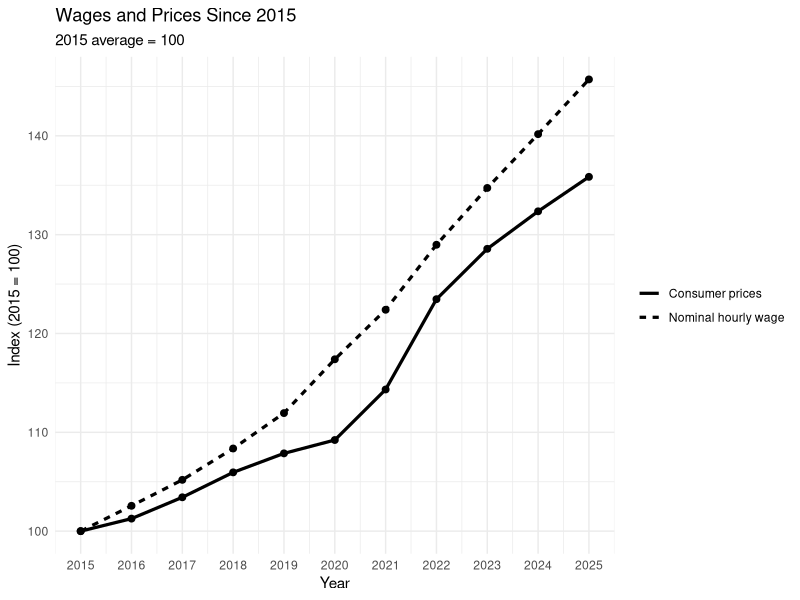
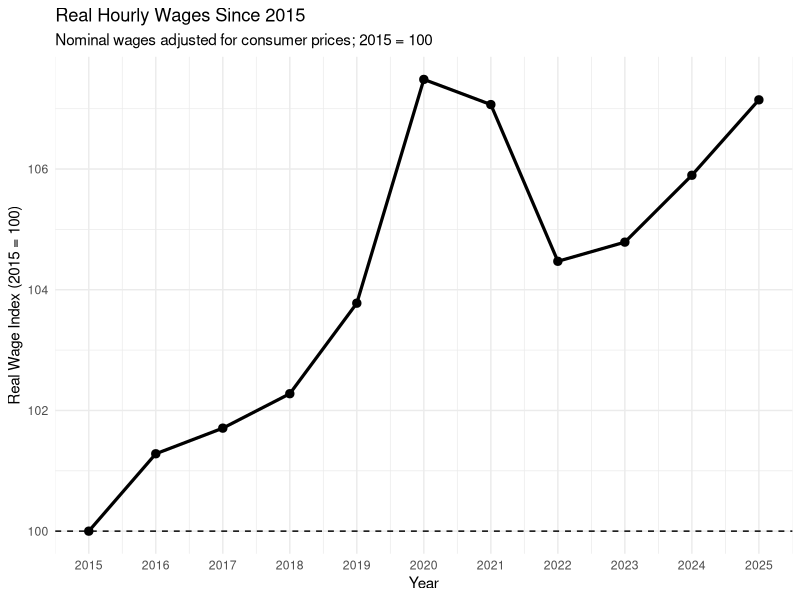
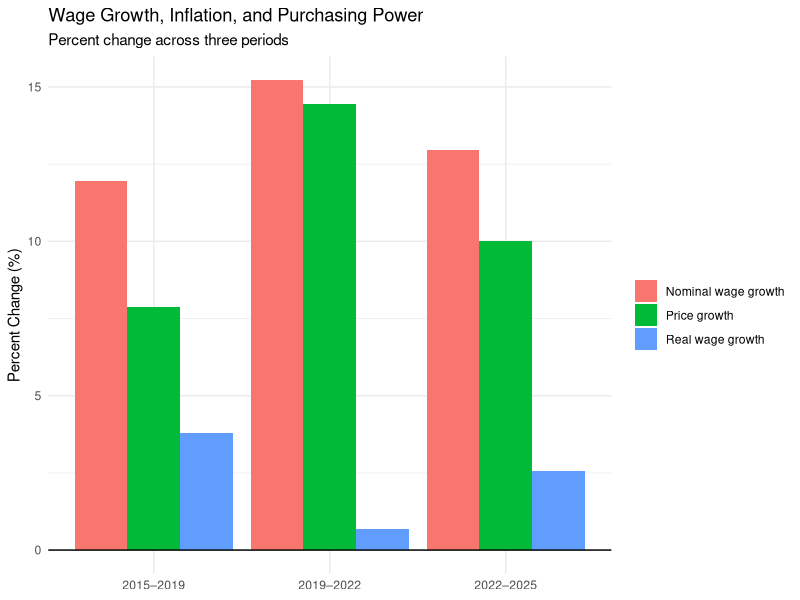
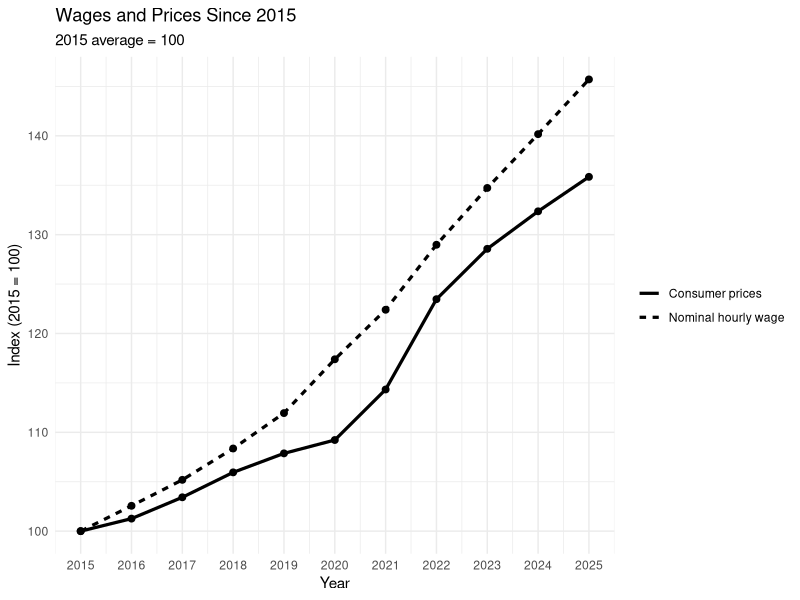
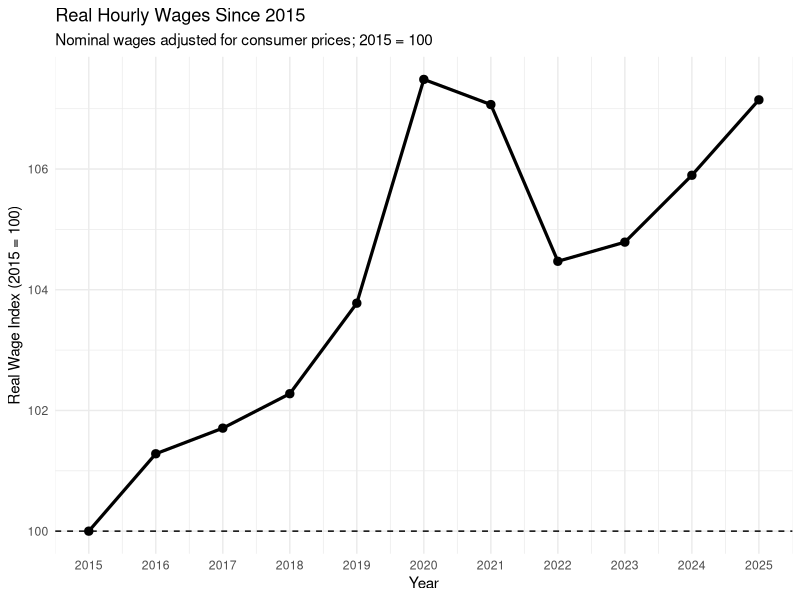
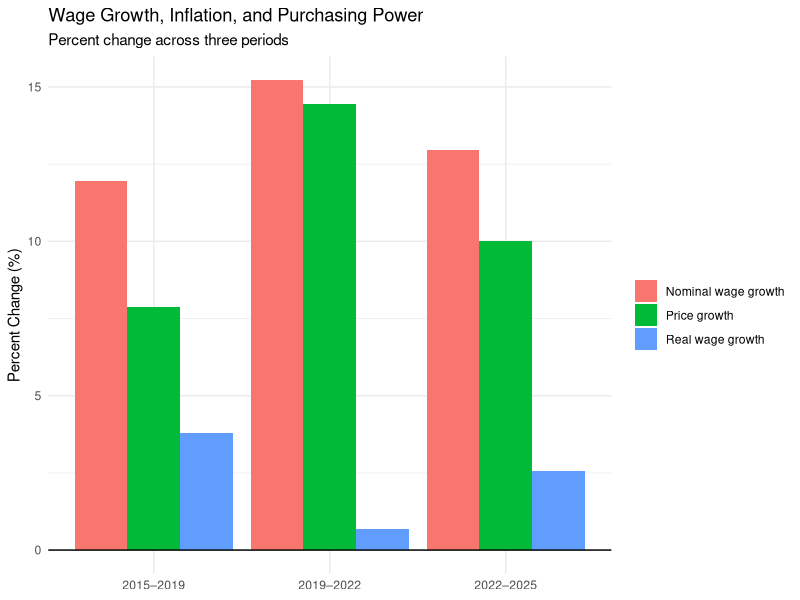

Write the R code that produced these figures, in order.
## ---- chunk 1
library(dplyr)
library(readr)
library(tidyr)
library(ggplot2)

economic_data <- read_csv(
  "../data/processed_data/wages_inflation_clean.csv",
  show_col_types = FALSE
)

glimpse(economic_data)
## ---- chunk 2
annual_data <- economic_data |>
  mutate(
    year = as.integer(format(date, "%Y"))
  ) |>
  group_by(year) |>
  summarise(
    hourly_wage = mean(hourly_wage, na.rm = TRUE),
    cpi = mean(cpi, na.rm = TRUE),
    wage_index = mean(wage_index, na.rm = TRUE),
    price_index = mean(price_index, na.rm = TRUE),
    real_wage_index = mean(real_wage_index, na.rm = TRUE),
    .groups = "drop"
  )

annual_data
## ---- chunk 3
wage_price_plot_data <- annual_data |>
  select(
    year,
    wage_index,
    price_index
  ) |>
  pivot_longer(
    cols = c(wage_index, price_index),
    names_to = "series",
    values_to = "index"
  ) |>
  mutate(
    series = recode(
      series,
      wage_index = "Nominal hourly wage",
      price_index = "Consumer prices"
    )
  )
## ---- chunk 4
p1 <- ggplot(
  wage_price_plot_data,
  aes(
    x = year,
    y = index,
    linetype = series
  )
) +
  geom_line(linewidth = 1.1) +
  geom_point(size = 2) +
  labs(
    title = "Wages and Prices Since 2015",
    subtitle = "2015 average = 100",
    x = "Year",
    y = "Index (2015 = 100)",
    linetype = NULL
  ) +
  scale_x_continuous(
    breaks = 2015:2025
  ) +
  theme_minimal()

p1
## ---- chunk 5
ggsave(
  "../figures/wages_vs_prices.png",
  p1,
  width = 9,
  height = 6,
  dpi = 300
)
## ---- chunk 6
p2 <- ggplot(
  annual_data,
  aes(
    x = year,
    y = real_wage_index
  )
) +
  geom_hline(
    yintercept = 100,
    linetype = "dashed"
  ) +
  geom_line(
    linewidth = 1.1
  ) +
  geom_point(
    size = 2.5
  ) +
  labs(
    title = "Real Hourly Wages Since 2015",
    subtitle = "Nominal wages adjusted for consumer prices; 2015 = 100",
    x = "Year",
    y = "Real Wage Index (2015 = 100)"
  ) +
  scale_x_continuous(
    breaks = 2015:2025
  ) +
  theme_minimal()

p2
## ---- chunk 7
ggsave(
  "../figures/real_wage_index.png",
  p2,
  width = 9,
  height = 6,
  dpi = 300
)
## ---- chunk 8
calculate_growth <- function(start_year, end_year, period_name) {

  start <- annual_data |>
    filter(year == start_year)

  end <- annual_data |>
    filter(year == end_year)

  tibble(
    period = period_name,

    nominal_wage_growth =
      (end$hourly_wage / start$hourly_wage - 1) * 100,

    price_growth =
      (end$cpi / start$cpi - 1) * 100,

    real_wage_growth =
      (end$real_wage_index / start$real_wage_index - 1) * 100
  )
}
## ---- chunk 9
period_growth <- bind_rows(
  calculate_growth(
    2015,
    2019,
    "2015–2019"
  ),
  calculate_growth(
    2019,
    2022,
    "2019–2022"
  ),
  calculate_growth(
    2022,
    2025,
    "2022–2025"
  )
)

period_growth
## ---- chunk 10
period_plot_data <- period_growth |>
  pivot_longer(
    cols = c(
      nominal_wage_growth,
      price_growth,
      real_wage_growth
    ),
    names_to = "measure",
    values_to = "growth"
  ) |>
  mutate(
    measure = recode(
      measure,
      nominal_wage_growth = "Nominal wage growth",
      price_growth = "Price growth",
      real_wage_growth = "Real wage growth"
    )
  )
## ---- chunk 11
p3 <- ggplot(
  period_plot_data,
  aes(
    x = period,
    y = growth,
    fill = measure
  )
) +
  geom_col(
    position = "dodge"
  ) +
  geom_hline(
    yintercept = 0
  ) +
  labs(
    title = "Wage Growth, Inflation, and Purchasing Power",
    subtitle = "Percent change across three periods",
    x = NULL,
    y = "Percent Change (%)",
    fill = NULL
  ) +
  theme_minimal()

p3
## ---- chunk 12
ggsave(
  "../figures/wage_growth_by_period.png",
  p3,
  width = 9,
  height = 6,
  dpi = 300
)
